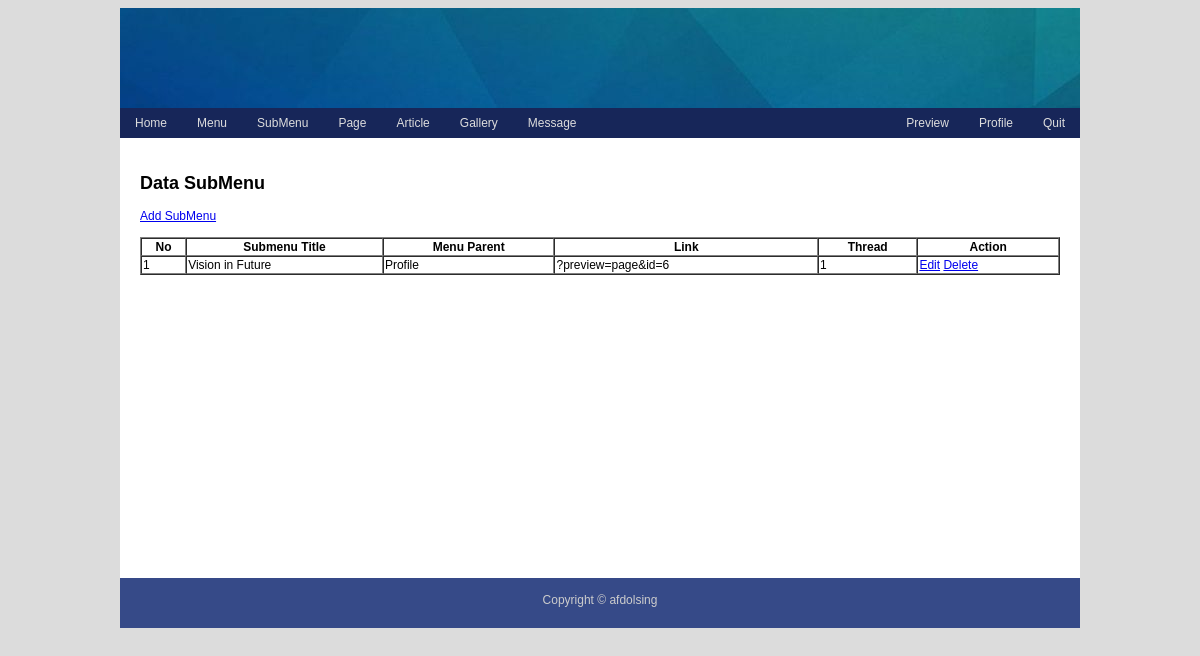
Page /admin/admin.php?preview=submenu (signed in) on the committed database.
### tables this page shows
CREATE TABLE `blog_submenu` (
  `submenu_id` int(5) NOT NULL,
  `menu_id` int(5) NOT NULL,
  `title` varchar(50) NOT NULL,
  `link` varchar(50) NOT NULL,
  `thread` int(5) NOT NULL
);

CREATE TABLE `blog_menu` (
  `menu_id` int(11) NOT NULL,
  `title` varchar(255) NOT NULL,
  `link` varchar(255) NOT NULL,
  `thread` int(5) NOT NULL
);

### admin/submenu/submenu_preview.php (the view)
<h2>Data SubMenu</h2>
<a href="?preview=submenu_add">Add SubMenu</a><br><br>
<table width="100%" cellspacing="0" class="data" border="1">
    <tr>
        <th>No</th>
        <th>Submenu Title</th>
        <th>Menu Parent</th>
        <th>Link</th>
        <th>Thread</th>
        <th>Action</th>
    </tr>
    <?php
    $no = 1;
    $sql = mysqli_query($conn,"SELECT * FROM blog_submenu ORDER BY thread");
    while($data=mysqli_fetch_array($sql)):
        $sqlmenu = mysqli_query($conn, "SELECT * FROM blog_menu WHERE menu_id='$data[menu_id]'");
        $datamenu = mysqli_fetch_array($sqlmenu);
     ?>
    <tr>
        <td><?= $no++; ?></td>
        <td><?= $data['title']; ?></td>
        <td><?= $datamenu['title']; ?></td>
        <td><?= $data['link']; ?></td>
        <td><?= $data['thread']; ?></td>
        <td>
            <a href="?preview=submenu_edit&id=<?= $data['submenu_id']; ?>">Edit</a>
            <a href="?preview=submenu_delete&id=<?= $data['submenu_id']; ?>">Delete</a>
        </td>
    </tr>
        <?php endwhile ?>
</table>

### css/admin.css (style rules this page uses)
body { background: gainsboro; font: 12px arial; }

### rows in the picture
blog_submenu: title "Vision in Future", menu.title "Profile", link "?preview=page&id=6", thread "1"
